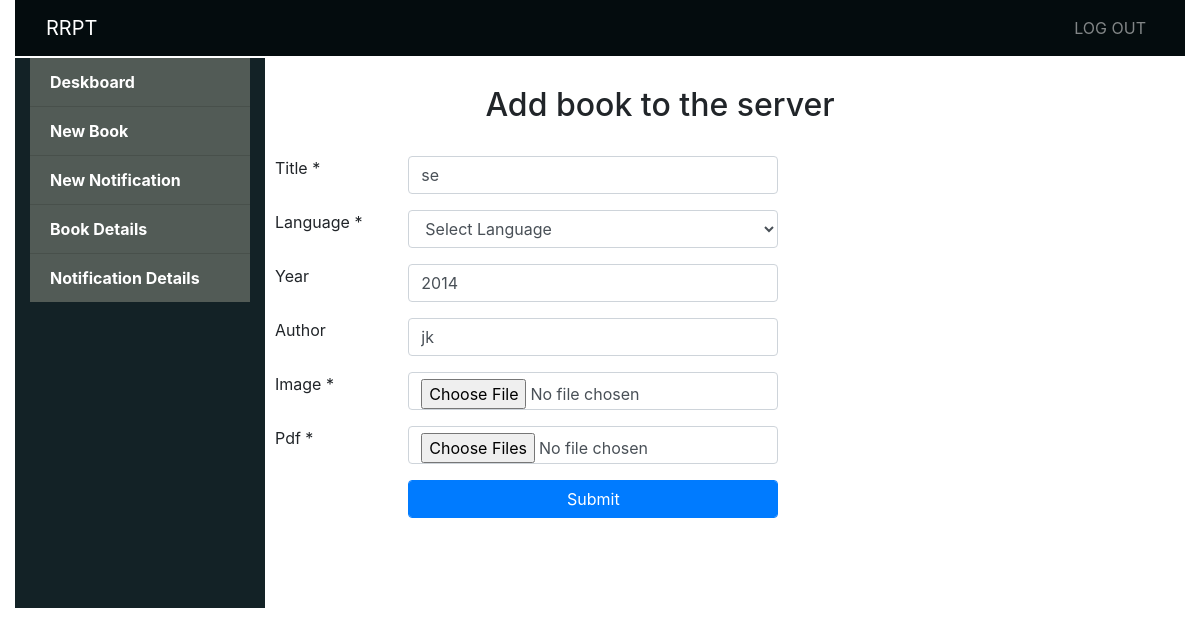
Page /addbookphp.php?b_id=3 (signed in) on the committed database.
### tables this page shows
CREATE TABLE IF NOT EXISTS `book` (
  `book_id` int(6) NOT NULL AUTO_INCREMENT,
  `book_title` varchar(300) NOT NULL,
  `book_image_url` varchar(60) NOT NULL,
  `book_pdf_url` varchar(60) NOT NULL,
  `book_lang` varchar(10) NOT NULL,
  `book_year` int(4) DEFAULT NULL,
  `book_author` varchar(20) DEFAULT NULL,
  `date` timestamp NOT NULL DEFAULT CURRENT_TIMESTAMP,
  `a_id` int(6) DEFAULT NULL,
  PRIMARY KEY (`book_id`),
  KEY `a_id` (`a_id`)
);

### addbookphp.php (the view, shortened to what this page needs)
<?php
	  	require_once 'config.php';
        $con = mysqli_connect("$host","$username","$password");
        mysqli_select_db($con,"$dbname");
     if(isset($_GET['b_id']))
         {
			$q="select * from book where book_id='$_GET[b_id]'";
			$r=mysqli_query($con,$q);
			while ($rows =mysqli_fetch_assoc($r)) {
				$book_title=$rows['book_title'];
				$book_year=$rows['book_year'];
				$book_author=$rows['book_author'];
			}
         }
         else{
				$book_title='';
				$book_lang='';
				$book_year='';
				$book_author='';
         }
?>
<!DOCTYPE html>
<html>
<head>
	<link rel="stylesheet" type="text/css" href="bootstrap/css/bootstrap.css">
</head>
<body>
	<?php  include 'headerphp.php'  ?>
	<?php include 'sidebarphp.php'?>
<div class="container col-lg-8" style="background-color: ; float: right; right: 140px; top: 30px;">
	<h2 align="center" >Add book to the server</h2>
	<form role="form" class="form-horizontal" action="bookuploadphp.php" method="post" enctype="multipart/form-data" name="upload">
	<br>
		<div class="form-group row">
			<label class="control-label col-sm-2" for="name">Title *</label>
			<div class="col-sm-6">
				<input type="text" name="name" value="<?php echo $book_title; ?>" required class="form-control"  required>
			</div>
		</div>
		<div class="form-group row">
			<label class="control-label col-sm-2" for="lang">Language *</label>
			<div class="col-sm-6">
				<select class="form-control" name="lang" required>
				<option value="">Select Language</option>
				</select>
			</div>
		</div>
	<div class="form-group row">
			<label class="control-label col-sm-2"  for="year">Year</label>
			<div class="col-sm-6">
				<input type="text" name="year" value="<?php echo $book_year; ?> " class="form-control">
			</div>
		</div>
		<div class="form-group row">
			<label class="control-label col-sm-2" for="name">Author</label>
			<div class="col-sm-6">
				<input type="text" name="author" value="<?php echo$book_author; ?>" class="form-control">
			</div>
		</div>
		<div class="form-group row">
			<label class="control-label col-sm-2" >Image *</label>
			<div class="col-sm-6">
				<input type="file" name="img"  class="form-control" accept="Image/*"    />
			</div>
		</div>
		<div class="form-group row">
			<label class="control-label col-sm-2" >Pdf *</label>
			<div class="col-sm-6">
				<input type="file" name="pdf" class="form-control" accept="application/pdf" multiple  />
				</div>
		</div>
		<div class="form-group row">
			<label class="control-label col-sm-2" for="submit"></label>
			<div class="col-sm-6">
				<input type="submit" name="submit" class="form-control btn-primary">
			</div>
		</div>
	</form>
</div>
</body>
</html>

### rows in the picture
book: name "se", year "2014", author "jk"
